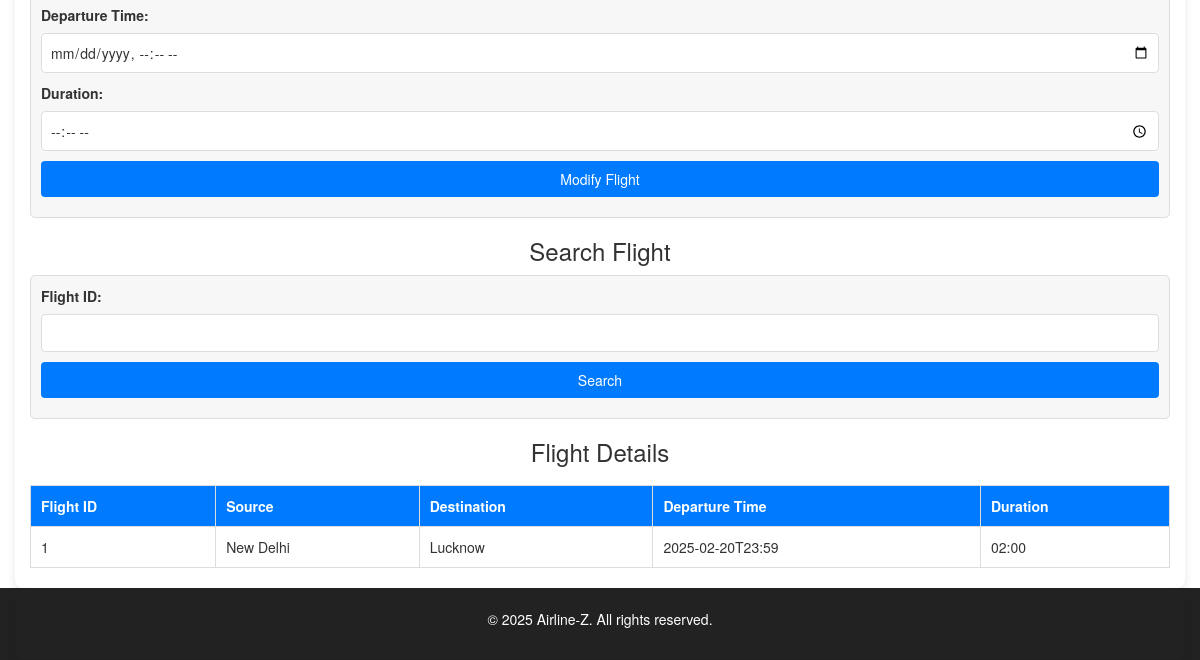
The page /admin/flight-management (signed in, lower part) on the database as committed earlier.
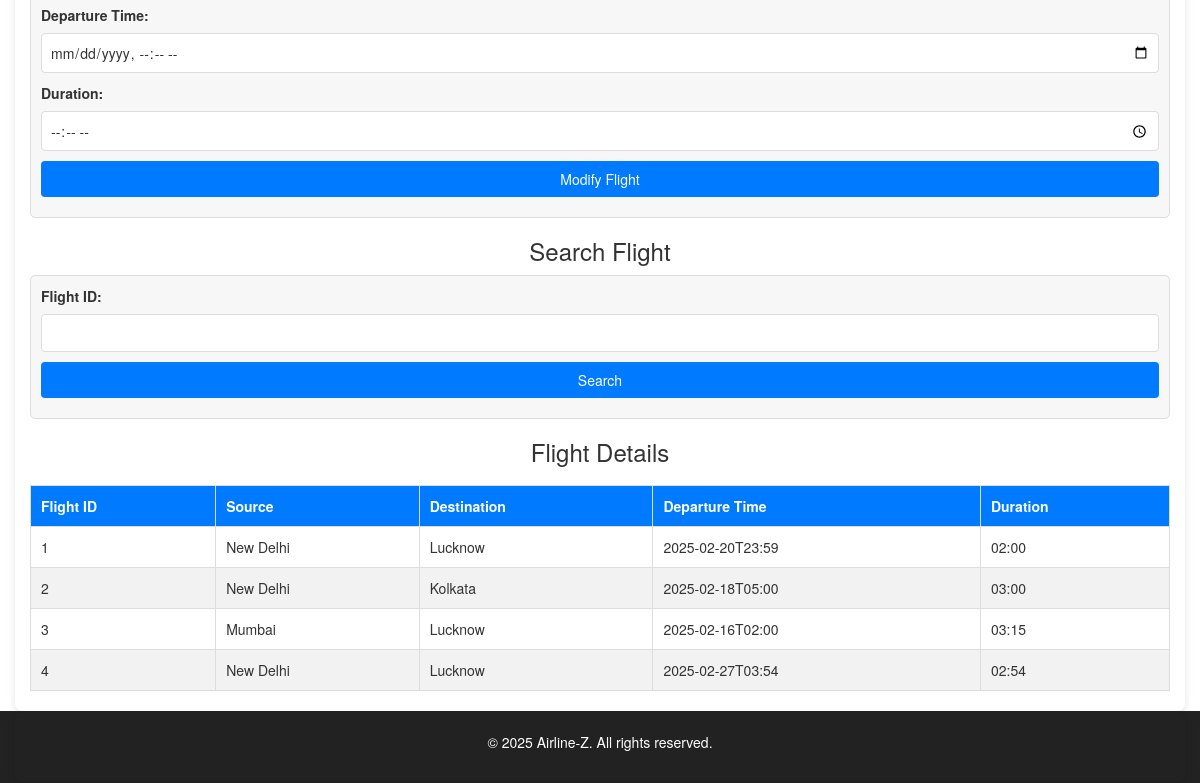
The same page on the database as committed later.
### tables this page shows
CREATE TABLE flight (
    flight_id INTEGER PRIMARY KEY AUTOINCREMENT,
    source TEXT NOT NULL,
    destination TEXT NOT NULL,
    departure_time TEXT NOT NULL,
    duration TEXT NOT NULL
);

### app.py (the view)
@app.route('/admin/flight-management', methods=['GET', 'POST'])
def flight_management():
    try:
        conn = get_db_connection()
        flights = conn.execute("SELECT * FROM flight").fetchall()
        conn.close()
        return render_template('admin/flight-management.html', flights=flights)
    except Exception as e:
        flash(f"Error: {e}", "danger")
        return redirect(url_for('admin_panel'))

### app.py (called while the page is built)
def get_db_connection():
    conn = sqlite3.connect(DATABASE)
    conn.row_factory = sqlite3.Row  # Return rows as dictionaries
    return conn

@app.before_request
def require_login():
    admin_routes = [
        'admin_panel', 'staff_management', 'add_staff', 'remove_staff', 'modify_staff_form', 'modify_staff', 'search_staff',
        'flight_management', 'add_flight', 'remove_flight', 'modify_flight', 'search_flight',
        'refund_management', 'get_refunds', 'clear_refund', 'decline_refund', 'report_fraud',
        'user_management', 'add_user', 'remove_user',
        'ticket_management', 'remove_ticket', 'search_ticket', 'modify_ticket', 'add_ticket',
        'feedback_management'
    ]
    if request.endpoint in admin_routes and not session.get('admin_logged_in'):
        flash("You need to login first!", "warning")
        return redirect(url_for('admin_login'))

### templates/admin/flight-management.html (shortened to what this page needs)
<!DOCTYPE html>
<html lang="en">
<head>
    <link rel="stylesheet" href="{{ url_for('static', filename='css/admin/flight-management.css') }}">
    <link rel="stylesheet" href="https://maxcdn.bootstrapcdn.com/bootstrap/3.3.7/css/bootstrap.min.css">
    <link rel="stylesheet" href="https://cdnjs.cloudflare.com/ajax/libs/font-awesome/6.0.0/css/all.min.css">
</head>
<body>
    <br><br><br>
    <div class="container">
        <section id="modify-flight">
            <form id="modify-flight-form" method="POST" action="{{ url_for('modify_flight') }}">
                <label>Departure Time:</label>
                <input type="datetime-local" name="departure_time">
                <label>Duration:</label>
                <input type="time" name="duration">
                <button type="submit">Modify Flight</button>
            </form>
        </section>
        <section id="search-flight">
            <h3>Search Flight</h3>
            <form id="search-flight-form" method="GET" action="{{ url_for('search_flight') }}">
                <label>Flight ID:</label>
                <input type="number" name="flight_id" required>
                <button type="submit">Search</button>
            </form>
        </section>
        <section id="flight-details">
            <h3>Flight Details</h3>
            <table>
                <thead>
                    <tr>
                        <th>Flight ID</th>
                        <th>Source</th>
                        <th>Destination</th>
                        <th>Departure Time</th>
                        <th>Duration</th>
                    </tr>
                </thead>
                <tbody>
                    {% for flight in flights %}
                    <tr>
                        <td>{{ flight.flight_id }}</td>
                        <td>{{ flight.source }}</td>
                        <td>{{ flight.destination }}</td>
                        <td>{{ flight.departure_time }}</td>
                        <td>{{ flight.duration }}</td>
                    </tr>
                    {% endfor %}
                </tbody>
            </table>
        </section>
    </div>
    <footer class="footer">
        <div class="container text-center" style="background-color: #222; color:#fff">
            <p>&copy; 2025 Airline-Z. All rights reserved.</p>
        </div>
   </footer>
</body>
</html>

### static/css/admin/flight-management.css (style rules this page uses)
body { font-family: Arial, sans-serif; margin: 0; padding: 0; background-color: #f9f9f9; }
h2, h3 { color: #333; text-align: center; }
.container { width: 80%; margin: 0 auto; background-color: #fff; padding: 20px; border-radius: 8px; box-shadow: 0 4px 8px rgba(0, 0, 0, 0.1); }
form { margin-bottom: 20px; padding: 10px; border: 1px solid #ddd; border-radius: 5px; background-color: #f7f7f7; }
form label { display: block; margin-bottom: 8px; font-weight: bold; }
form input, form button { width: 100%; padding: 8px; margin-bottom: 10px; border: 1px solid #ddd; border-radius: 4px; }
form button { background-color: #007bff; color: #fff; border: none; cursor: pointer; }
table { width: 100%; border-collapse: collapse; margin-top: 20px; }
table th, table td { text-align: left; padding: 10px; border: 1px solid #ddd; }
table th { background-color: #007bff; color: #fff; }
table tr:nth-child(even) { background-color: #f2f2f2; }
footer { background-color: #222; color: #fff; padding: 1px 0; position: relative; width: 100%; bottom: 0; }

Rows that differ between the two databases and show on the page:
added flight: flight_id "2", source "New Delhi", destination "Kolkata", departure_time "2025-02-18T05:00", duration "03:00"
added flight: flight_id "3", source "Mumbai", destination "Lucknow", departure_time "2025-02-16T02:00", duration "03:15"
added flight: flight_id "4", source "New Delhi", destination "Lucknow", departure_time "2025-02-27T03:54", duration "02:54"
